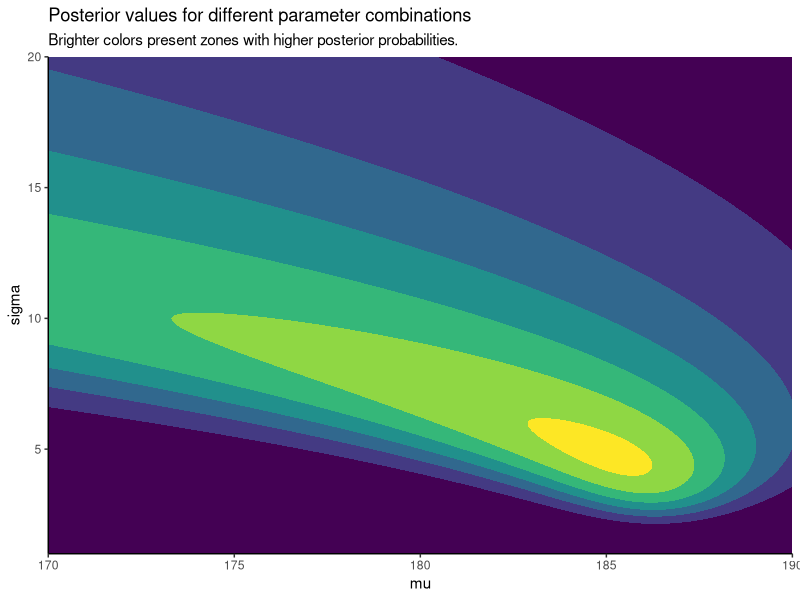
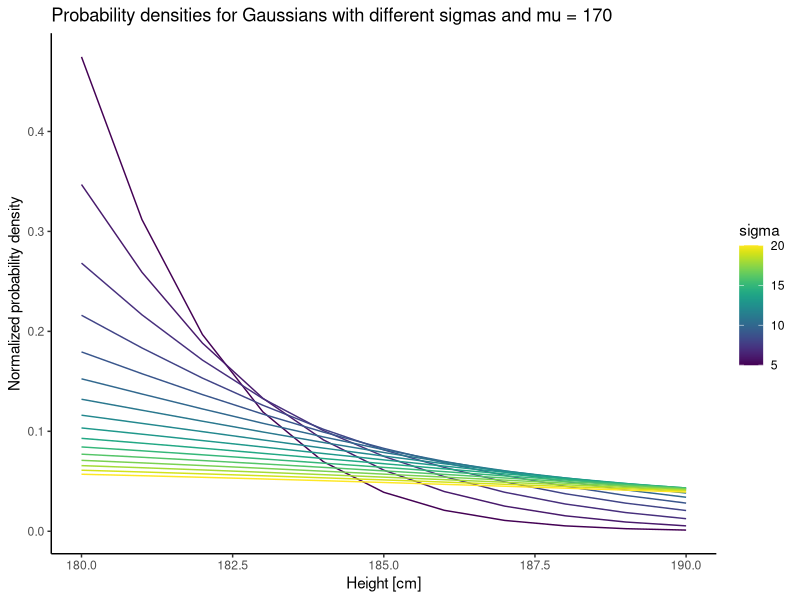

Here is the R script that generated these plots, in order:
## ---- chunk 1
calc_likelihood <- function(mu, sigma, observations, wall) {
  prod(
    dnorm(observations, mu, sigma) /
      pnorm(wall, mu, sigma, lower.tail = FALSE)
  )
}
## ---- chunk 2
library(dplyr)
library(tidyr)
library(purrr)

wall <- 180
observations <- c(181, 188, 190)

df_mu <- tibble(
  mu = seq(170, 190, by = 0.1),
  prior_mu = 1 # dnorm(mu, 178, 10)
)

df_sigma <- tibble(
  sigma = seq(1, 20, by = 0.1),
  prior_sigma = 1 # dnorm(sigma, 10, 5)
)

df <- crossing(df_mu, df_sigma) %>%
  rowwise() %>%
  mutate(likelihood = calc_likelihood(mu, sigma, observations, wall)) %>% 
  ungroup() %>% 
  mutate(
    posterior_unstd = likelihood * prior_mu * prior_sigma,
    posterior = posterior_unstd / sum(posterior_unstd)
  )
## ---- chunk 3
df %>% 
  arrange(desc(posterior)) %>% 
  head() %>% 
  mutate(across(c(posterior, posterior_unstd, likelihood), scales::scientific, 5)) %>% 
  knitr::kable()
## ---- chunk 4
library(ggplot2)

ggplot(df, aes(x = mu, y = sigma, z = posterior_unstd)) +
  geom_contour_filled() +
  labs(
    title = "Posterior values for different parameter combinations",
    subtitle = "Brighter colors present zones with higher posterior probabilities."
  ) +
  theme_classic() +
  theme(legend.position = "none") +
  scale_x_continuous(expand = c(0, 0)) + 
  scale_y_continuous(expand = c(0, 0))
## ---- chunk 5
calc_rel_dens <- function(mu, sigma, h, wall) {
  dnorm(h, mu, sigma) / pnorm(wall, mu, sigma, lower.tail = FALSE)
}

tibble(
  mu = 170,
  h = 180:190
) %>% 
  crossing(sigma = 5:20) %>% 
  rowwise() %>% 
  mutate(rel_dens = calc_rel_dens(mu, sigma, h, wall)) %>% 
  ggplot(aes(h, rel_dens, color = sigma, group = sigma)) + 
  geom_line() +
  viridis::scale_color_viridis() + 
  theme_classic() + 
  labs(
    title = "Probability densities for Gaussians with different sigmas and mu = 170",
    x = "Height [cm]",
    y = "Normalized probability density"
  )
